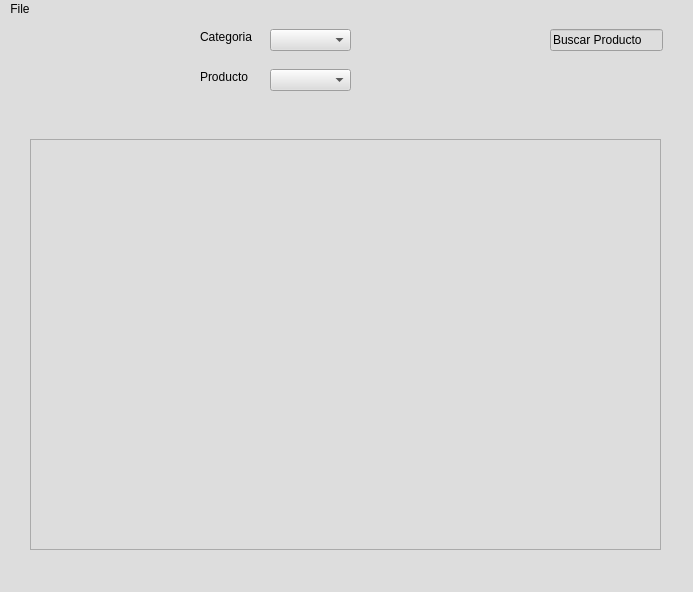
<?xml version="1.0" encoding="UTF-8"?>
<ui version="4.0">
 <class>MainWindow</class>
 <widget class="QMainWindow" name="MainWindow">
  <property name="geometry">
   <rect>
    <x>0</x>
    <y>0</y>
    <width>693</width>
    <height>592</height>
   </rect>
  </property>
  <property name="minimumSize">
   <size>
    <width>693</width>
    <height>592</height>
   </size>
  </property>
  <property name="windowTitle">
   <string>Plasticos Plasa Inventario</string>
  </property>
  <property name="windowIcon">
   <iconset>
    <normaloff>images/ppg_logo.png</normaloff>images/ppg_logo.png</iconset>
  </property>
  <property name="windowOpacity">
   <double>1.000000000000000</double>
  </property>
  <property name="autoFillBackground">
   <bool>false</bool>
  </property>
  <property name="styleSheet">
   <string notr="true">background-color: rgb(221, 221, 221);
alternate-background-color: rgb(174, 182, 255);</string>
  </property>
  <property name="iconSize">
   <size>
    <width>50</width>
    <height>50</height>
   </size>
  </property>
  <property name="tabShape">
   <enum>QTabWidget::Triangular</enum>
  </property>
  <property name="dockNestingEnabled">
   <bool>false</bool>
  </property>
  <widget class="QWidget" name="centralwidget">
   <widget class="QComboBox" name="product_cmbbox">
    <property name="geometry">
     <rect>
      <x>270</x>
      <y>50</y>
      <width>81</width>
      <height>22</height>
     </rect>
    </property>
   </widget>
   <widget class="QLabel" name="product_label">
    <property name="geometry">
     <rect>
      <x>200</x>
      <y>50</y>
      <width>55</width>
      <height>16</height>
     </rect>
    </property>
    <property name="text">
     <string>Producto</string>
    </property>
   </widget>
   <widget class="QWidget" name="horizontalLayoutWidget">
    <property name="geometry">
     <rect>
      <x>0</x>
      <y>0</y>
      <width>151</width>
      <height>81</height>
     </rect>
    </property>
    <layout class="QHBoxLayout" name="horizontalLayout">
     <item>
      <widget class="QPushButton" name="pushButton">
       <property name="text">
        <string/>
       </property>
       <property name="icon">
        <iconset>
         <normaloff>images/new_product.png</normaloff>images/new_product.png</iconset>
       </property>
       <property name="iconSize">
        <size>
         <width>50</width>
         <height>50</height>
        </size>
       </property>
       <property name="autoDefault">
        <bool>true</bool>
       </property>
       <property name="flat">
        <bool>true</bool>
       </property>
      </widget>
     </item>
     <item>
      <widget class="QPushButton" name="pushButton_2">
       <property name="text">
        <string/>
       </property>
       <property name="icon">
        <iconset>
         <normaloff>images/sale_product.png</normaloff>images/sale_product.png</iconset>
       </property>
       <property name="iconSize">
        <size>
         <width>50</width>
         <height>50</height>
        </size>
       </property>
       <property name="autoDefault">
        <bool>true</bool>
       </property>
       <property name="flat">
        <bool>true</bool>
       </property>
      </widget>
     </item>
    </layout>
   </widget>
   <widget class="QLabel" name="category_label">
    <property name="geometry">
     <rect>
      <x>200</x>
      <y>10</y>
      <width>55</width>
      <height>16</height>
     </rect>
    </property>
    <property name="text">
     <string>Categoria</string>
    </property>
   </widget>
   <widget class="QComboBox" name="product_cmbbox_2">
    <property name="geometry">
     <rect>
      <x>270</x>
      <y>10</y>
      <width>81</width>
      <height>22</height>
     </rect>
    </property>
   </widget>
   <widget class="QLineEdit" name="lineEdit">
    <property name="geometry">
     <rect>
      <x>550</x>
      <y>10</y>
      <width>113</width>
      <height>22</height>
     </rect>
    </property>
    <property name="text">
     <string>Buscar Producto</string>
    </property>
   </widget>
   <widget class="QListView" name="listView">
    <property name="geometry">
     <rect>
      <x>30</x>
      <y>120</y>
      <width>631</width>
      <height>411</height>
     </rect>
    </property>
   </widget>
  </widget>
  <widget class="QMenuBar" name="menubar">
   <property name="geometry">
    <rect>
     <x>0</x>
     <y>0</y>
     <width>693</width>
     <height>21</height>
    </rect>
   </property>
   <widget class="QMenu" name="menuFile">
    <property name="title">
     <string>File</string>
    </property>
    <addaction name="actionLoad_Backup_File"/>
    <addaction name="separator"/>
    <addaction name="actionClose"/>
   </widget>
   <addaction name="menuFile"/>
  </widget>
  <widget class="QStatusBar" name="statusbar"/>
  <action name="actionLoad_Backup_File">
   <property name="text">
    <string>Load Backup File...</string>
   </property>
  </action>
  <action name="actionClose">
   <property name="text">
    <string>Close</string>
   </property>
  </action>
 </widget>
 <resources/>
 <connections/>
</ui>
